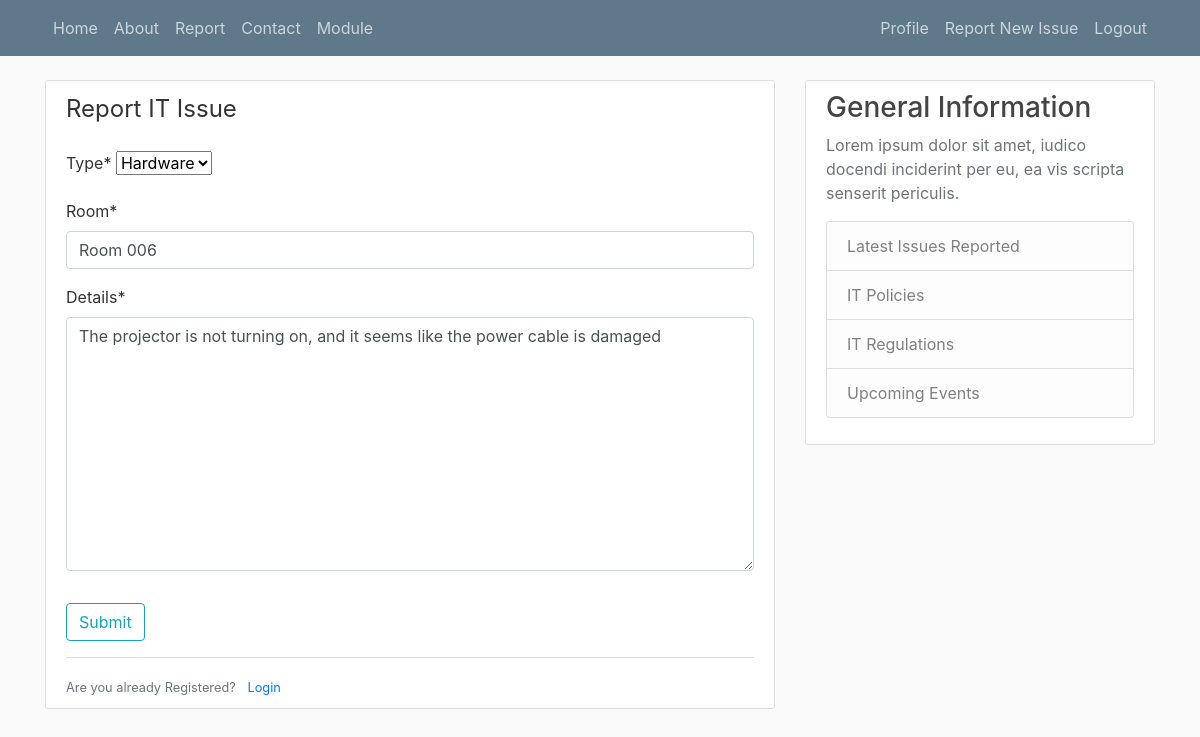
Page /issue/10/update/ (signed in) on the committed database.
### itreporting/models.py (models this page shows, shortened)
class Issue(models.Model):
    type = models.CharField(max_length=100, choices = [('Hardware', 'Hardware'), ('Software', 'Software')])
    room = models.CharField(max_length=100)
    urgent = models.BooleanField(default = False)
    details = models.TextField()
    date_submitted = models.DateTimeField(default=timezone.now)
    description = models.TextField()
    author = models.ForeignKey(User, related_name = 'issues', on_delete=models.CASCADE)

### itreporting/views.py (the view)
# urls.py: path('issue/<int:pk>/update/', PostUpdateView.as_view(), name = 'issue-update'),
class PostUpdateView(LoginRequiredMixin, UserPassesTestMixin, UpdateView):
    model = Issue
    fields = ['type', 'room', 'details']
    def test_func(self):
        issue = self.get_object()
        return self.request.user == issue.author

### itreporting/templates/itreporting/issue_form.html (shortened to what this page needs)
{% extends "itreporting/base.html" %}
{% load crispy_forms_tags %}
{% block content %}
<div class="content-section">
    <form method="POST">
        <fieldset class="form-group">
            <legend class="borer-bottom mb-4"> Report IT Issue </legend>
            {{ form|crispy }}
        </fieldset>
        <div class="form-group">
            <button class="btn btn-outline-info"  type="submit">Submit</button>
        </div>
    </form>
    <div class="border-top pt-3">
        <small class="text-muted">Are you already Registered? <a class="ml-2" href="#">Login </a></small>
    </div>
</div>
{% endblock content %}

### static/css/styles.css (style rules this page uses)
body { background: #fafafa; color: #333333; margin-top: 5rem; }
.content-section { background: #ffffff; padding: 10px 20px; border: 1px solid #dddddd; border-radius: 3px; margin-bottom: 20px; }

### rows in the picture
Issue: type "Hardware", room "Room 006", details "The projector is not turning on, and it seems like the power cable is damaged"
